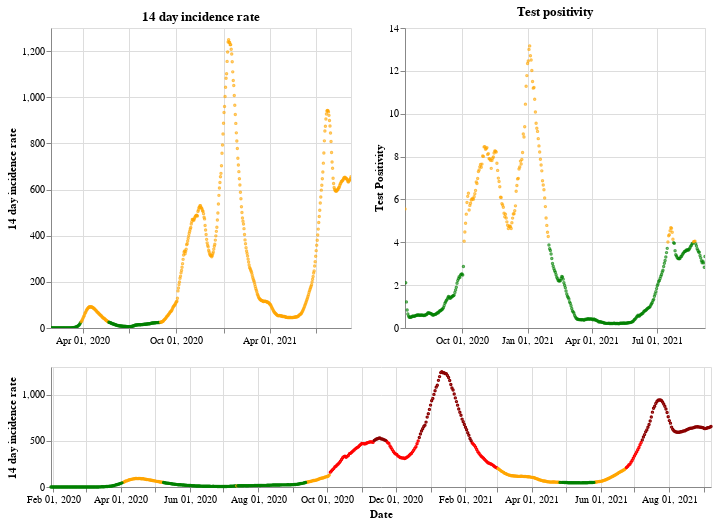

Notebook source saved alongside this figure:
### Markdown cell above
## England

### Code cell
plot_traffic_light('England')

### Figure 1 — Vega-Lite specification as saved in the notebook (floating-point values rounded to 4 significant figures; data arrays with more than 128 entries replaced by an {"elided": "..."} marker saying what was removed)
{"config": {"view": {"continuousWidth": 400, "continuousHeight": 300}}, "vconcat": [{"hconcat": [{"mark": {"type": "point", "size": 2}, "encoding": {"color": {"condition": {"value": "green", "test": "(datum.twoWeeklyCasesRate <= 25)"}, "value": "orange"}, "tooltip": [{"type": "nominal", "field": "areaName"}, {"type": "temporal", "field": "date"}, {"type": "quantitative", "field": "twoWeeklyCasesRate"}, {"type": "quantitative", "field": "testPositivity"}], "x": {"type": "temporal", "axis": {"title": ""}, "field": "date", "scale": {"domain": {"selection": "DateBrush"}}, "timeUnit": "yearmonthdate"}, "y": {"type": "quantitative", "axis": {"title": "14 day incidence rate"}, "field": "twoWeeklyCasesRate"}}, "title": "14 day incidence rate", "width": 300}, {"mark": {"type": "point", "size": 2}, "encoding": {"color": {"condition": {"value": "green", "test": "(datum.testPositivity <= 4)"}, "value": "orange"}, "tooltip": [{"type": "nominal", "field": "areaName"}, {"type": "temporal", "field": "date"}, {"type": "quantitative", "field": "twoWeeklyCasesRate"}, {"type": "quantitative", "field": "testPositivity"}], "x": {"type": "temporal", "axis": {"title": ""}, "field": "date", "scale": {"domain": {"selection": "DateBrush"}}, "timeUnit": "yearmonthdate"}, "y": {"type": "quantitative", "axis": {"title": "Test Positivity"}, "field": "testPositivity"}}, "title": "Test positivity", "width": 300}]}, {"layer": [{"mark": {"type": "point", "size": 2}, "encoding": {"color": {"condition": {"value": "orange", "test": "(((datum.testPositivity < 4) && (datum.twoWeeklyCasesRate >= 50)) && (datum.twoWeeklyCasesRate < 200))"}, "value": "red"}, "opacity": {"condition": {"value": 1, "test": "((datum.twoWeeklyCasesRate >= 50) && (datum.twoWeeklyCasesRate < 500))"}, "value": 0}, "tooltip": [{"type": "nominal", "field": "areaName"}, {"type": "temporal", "field": "date"}, {"type": "quantitative", "field": "twoWeeklyCasesRate"}, {"type": "quantitative", "field": "testPositivity"}], "x": {"type": "temporal", "axis": {"title": "Date"}, "field": "date", "timeUnit": "yearmonthdate"}, "y": {"type": "quantitative", "axis": {"title": "14 day incidence rate"}, "field": "twoWeeklyCasesRate"}}, "selection": {"DateBrush": {"type": "interval", "encodings": ["x"], "fields": ["Time"]}}}, {"mark": {"type": "point", "size": 2}, "encoding": {"color": {"value": "darkred"}, "opacity": {"condition": {"value": 1, "test": "(datum.twoWeeklyCasesRate >= 500)"}, "value": 0}, "tooltip": [{"type": "nominal", "field": "areaName"}, {"type": "temporal", "field": "date"}, {"type": "quantitative", "field": "twoWeeklyCasesRate"}, {"type": "quantitative", "field": "testPositivity"}], "x": {"type": "temporal", "axis": {"title": "Date"}, "field": "date", "timeUnit": "yearmonthdate"}, "y": {"type": "quantitative", "axis": {"title": "14 day incidence rate"}, "field": "twoWeeklyCasesRate"}}}, {"mark": {"type": "point", "size": 2}, "encoding": {"color": {"condition": {"value": "green", "test": "((datum.testPositivity < 4) && (datum.twoWeeklyCasesRate < 50))"}, "value": "orange"}, "opacity": {"condition": {"value": 1, "test": "(datum.twoWeeklyCasesRate < 50)"}, "value": 0}, "tooltip": [{"type": "nominal", "field": "areaName"}, {"type": "temporal", "field": "date"}, {"type": "quantitative", "field": "twoWeeklyCasesRate"}, {"type": "quantitative", "field": "testPositivity"}], "x": {"type": "temporal", "axis": {"title": "Date"}, "field": "date", "timeUnit": "yearmonthdate"}, "y": {"type": "quantitative", "axis": {"title": "14 day incidence rate"}, "field": "twoWeeklyCasesRate"}}}], "height": 120, "width": 660}], "data": {"name": "data-0ea17ff0502d01da45a1c9fd9dc18a18"}, "$schema": "https://vega.github.io/schema/vega-lite/v4.8.1.json", "datasets": {"data-0ea17ff0502d01da45a1c9fd9dc18a18": {"elided": "587 records"}}}
